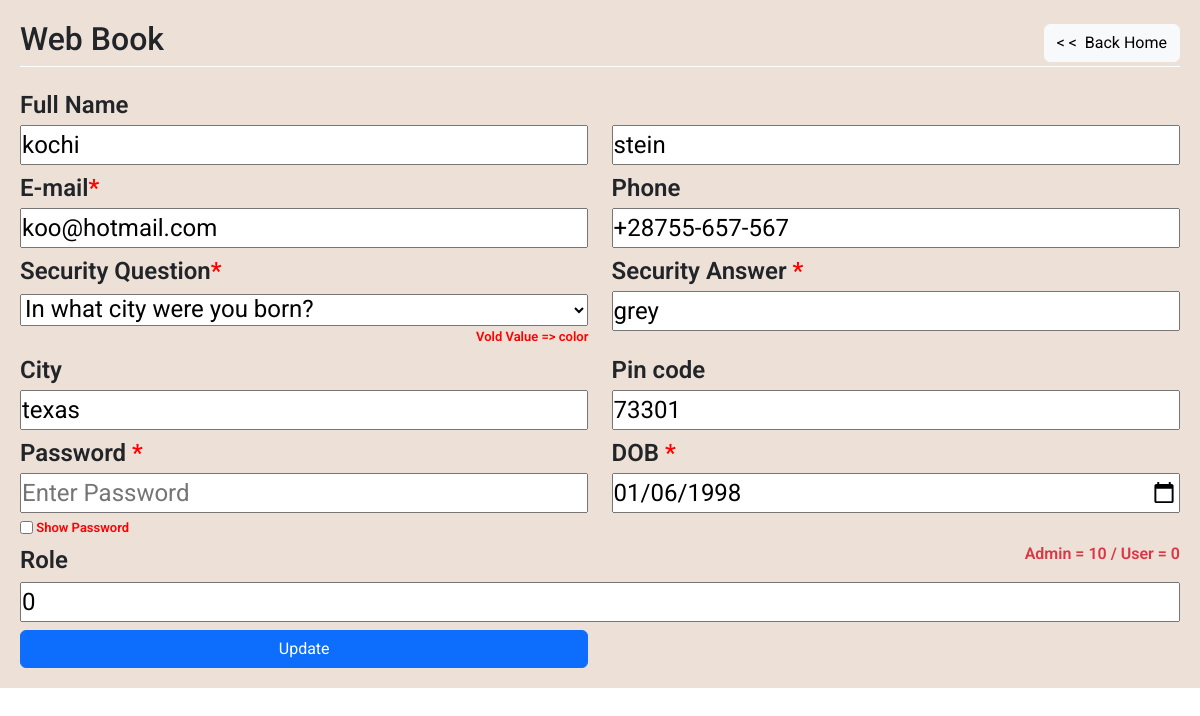
Screenshot of /update.php?id=13 with the database file from the repository.
### tables this page shows
CREATE TABLE `systemconfig` (
  `id` int(11) NOT NULL,
  `title` varchar(255) NOT NULL,
  `value` varchar(255) NOT NULL,
  `dt` datetime NOT NULL DEFAULT CURRENT_TIMESTAMP
);

CREATE TABLE `info` (
  `id` int(11) NOT NULL,
  `fname` varchar(255) NOT NULL,
  `lname` varchar(255) NOT NULL,
  `email` varchar(255) NOT NULL,
  `password` varchar(255) NOT NULL,
  `securityquestion` varchar(255) NOT NULL,
  `securityanswer` varchar(255) NOT NULL,
  `birthdate` date NOT NULL,
  `phone` varchar(255) DEFAULT NULL,
  `gender` varchar(255) NOT NULL,
  `pincode` int(11) DEFAULT NULL,
  `location` varchar(255) DEFAULT NULL,
  `role` varchar(255) NOT NULL,
  `dt` datetime NOT NULL DEFAULT CURRENT_TIMESTAMP
);

### db.php (called while the page is built, shortened)
<?php
$db_name = "mysql:host=localhost;dbname=test";
$conn = new PDO($db_name,"root","");
$company_name = $conn->query("SELECT * FROM systemconfig WHERE id='1'")->fetch()['value'];
?>

### update.php (the view, shortened to what this page needs)
<?php
include('db.php');
include('bootstrap.php');
if(!isset($_GET['pf'])){
    $pf= false;
    ?>
    <?php
}
$id = $_GET['id'];
        ?>
        <?php
$sql = $conn->query("SELECT * FROM info where id=".$id."")->fetch();
?>
<!DOCTYPE html>
<html lang="en">
<head>
</head>
<body>
    <div class="main-container">
        <form action="editfile.php?id=<?=$id?>" method="post">
            <div class="titlehead">
            <a href="home.php" style="text-decoration: none;" class="text-dark"><h2><?=$company_name?></h2></a>
                <a href="home.php" class="btn btn-light changedn">< < &nbsp;Back Home</a>
            </div>
			<label for="" class="changedn">Full Name</label>
			<div class="df changedn" style="flex-direction:row!important;">
				<input type="text" name="fname" value="<?=$sql['fname']?>" class="w-50 changedn" placeholder="First Name">
				<input type="text" name="lname" value="<?=$sql['lname']?>" class="w-50 changedn" placeholder="Last Name">
			</div>
            <div class="df">
                <div class="sub-df" >
                    <label for="" class="changedn">E-mail<span style="color:red;">*</span></label>
			        <input type="email" style="width: 100%;"
                     class="changedn" name="email" value="<?=$sql['email']?>" placeholder="E-mail">
                </div>
                <div class="sub-df" >
                    <label for="" class="changedn">Phone</label>
                    <input type="text" class="changedn" style="width: 100%;"
                    name="phone" value="<?=$sql['phone']?>" placeholder="Enter Phone">
                </div>
            </div>
            <div class="df">
                    <div class="sub-df changedn" >
                    <label for="">Security Question<span style="color:red;">*</span></label>
                    <select name="securityquestion" style="width: 100%;" required>
                            <option value="In what city were you born?">In what city were you born?</option>
                    </select>
                    <p style="color:red;margin: 0px;font-size: small;display: flex;justify-content: end;">Vold Value => <?=$sql['securityquestion']?></p>
                </div>
                <div class="sub-df changedn"  >
                    <label for="">Security Answer <span style="color:red;">*</span>&nbsp;</label>
                    <input type="text" name="securityanswer" placeholder="Enter Security Answer"
                    style="width: 100%;" maxlength="12" value="<?=$sql['securityanswer']?>" required>
                </div>
            </div>
            <div class="df">
                <div class="sub-df" >
                    <label for="" class="changedn">City</label>
                    <input type="text" class="changedn" name="location"
                    style="width: 100%;" value="<?=$sql['location']?>" placeholder="City" maxlength="12">
                </div>
                <div class="sub-df changedn" >
                    <label for="">Pin code </label>
                    <input type="text" name="pincode" placeholder="Enter Pin Code"
                    style="width: 100%;" maxlength="12" value="<?=$sql['pincode']?>">
                </div>
            </div>
            <div class="df">
                <div class="sub-df wc" >
                    <label for="" >Password <span style="color:red;">*</span></label>
                    <input type="password" name="password" id="pass" minlength="8"
                    placeholder="Enter Password" style="width: 100%;" required>
                    <div class="sp showpassmode">
                        <input type="checkbox" onclick="validateForm()">
                        <p class="ifp" style="margin-bottom:0px;font-size: small;">&nbsp;Show Password</p>
                    </div>
                </div>
                <div class="sub-df changedn wc" >
                <label for=""> DOB <span style="color:red;">*</span></label>
                    <input type="date" name="birthdate" placeholder="Enter Security Question"
                    style="width: 100%;" max="<?=date('Y-m-d')?>" value="<?=$sql['birthdate']?>" required>
                </div>
            </div>
             <div class="changedn useradminrolecheck">
                <div class="df">
                    <label for="">Role</label>
                    <p class="text-danger text-right" style="font-size: medium;">Admin = 10 / User = 0</p>
                </div>
                <input type="number" name="role" value="<?=$sql['role']?>" style="width: 100%;">
            </div>
            <?php
            if(!$pf){
                $changeandupdate="Update";
            }else{
                $changeandupdate="Change";
            }
            ?>
			<input type="submit" value="<?=$changeandupdate?>" class="mt-2 btn btn-primary w-50">
		</form>
	</div>
</body>
</html>

### update.php (style rules this page uses)
.changedn { display: block; }
.useradminrolecheck { display: block; }
* { margin: 0; padding: 0; box-sizing: border-box; font-family: 'Roboto', sans-serif; }
.main-container { display: flex; justify-content: space-between; align-items: center; justify-content: center; background-color: antiquewhite; width: 100%; height: 100vh; font-size: 24px; font-weight: 600; }
form { display: flex; background-color:rgba(226, 214, 214, 0.5); padding: 20px 60px; flex-direction: column; justify-content: center; width: 50%; }
label { margin-top: 5px; margin-bottom: 2px; }
form .titlehead { display: flex; border-bottom: 1px solid white; align-items: center; justify-content: space-between; margin-bottom: 15px; }
.df { display: flex; justify-content: space-between; width: 100%; }
.sub-df { width: 49%; }
.w-50 { width: 49% !important ; }
.text-right { margin-top: 5px; text-align: end; font-size: 20px; }
.sp { display: flex; align-items: center; justify-content: flex-start; font-size: small; color:red; margin-top: 5px; }
.showpassmode { justify-content: flex-start; }
input[type="date"] { width: 100% !important; }
@media (max-width:1200px) { .main-container { height: auto; } }
@media (max-width:1200px) { form { width: 100vw; padding: 20px !important; } }

### rows the page displays
systemconfig: value "Web Book"
info: fname "kochi", lname "stein", email "koo@hotmail.com", phone "+28755-657-567", securityquestion "color", securityanswer "grey", location "texas", pincode "73301", birthdate "01/06/1998", role "0"
